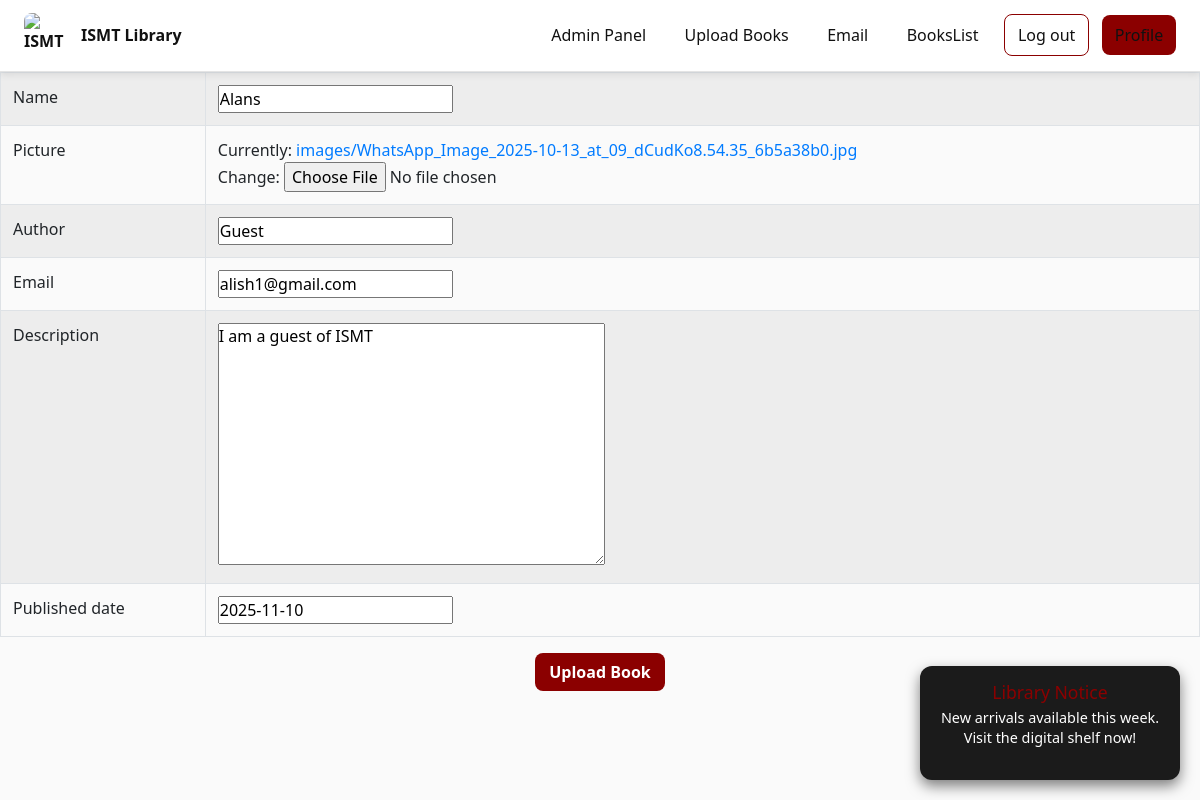
The app's page /update/1/ with its own data.
### Liby/models.py (models this page shows, shortened)
class Book(models.Model):
    name = models.CharField(max_length=200)
    picture = models.ImageField(upload_to='images/')
    author = models.CharField(max_length=100, default='Guest')
    email = models.EmailField(blank=True)
    description = models.TextField(default='I am a guest of ISMT')
    published_date = models.DateField()

### Liby/views.py (the view)
# urls.py: path('update/<int:book_id>/', views.update_book, name='update_book'),
def update_book(request,book_id):
    book_id = int(book_id)
    try:
        book_sel = Book.objects.get(id=book_id)
    except Book.DoesNotExist:
        return redirect('library')
    book_form = BookCreate(request.POST or None, request.FILES or None, instance=book_sel)
    if book_form.is_valid():
        book_form.save()
        return redirect('library')
    return render(request, 'Upload_form.html', {'upload': book_form, 'book_id': book_id})

### Liby/forms.py
class BookCreate(forms.ModelForm):
    class Meta:
        model = Book
        fields = '__all__'

### templates/Upload_form.html (shortened to what this page needs)
{% extends 'Library.html' %}
{% block content %}
<center>
    <form method="POST" enctype="multipart/form-data">
        <table class="w-100 table table-bordered table-striped" style="width:50%">
                {% for field in upload %}
                    <tr>
                        <td>{{field.label}}</td>
                        <td>{{field}}</td>
                    </tr>
                {% endfor %}
            </table>
        <button type="submit" class="btn btn-primary">Upload Book</button>
    </form>
</center>
{% endblock %}

### templates/Library.html (style rules this page uses)
:root { --primary: #8b0000; --bg: #fafafa; --text: #111111; --muted: #f2f2f2; --dark: #1b1b1b; --shadow: rgba(0, 0, 0, 0.1); }
* { box-sizing: border-box; margin: 0; padding: 0; }
body { font-family: "Segoe UI", Roboto, Arial, sans-serif; background-color: var(--bg); color: var(--text); line-height: 1.5; }
.btn { display: inline-flex; align-items: center; justify-content: center; padding: 0.45rem 0.9rem; border-radius: 8px; font-weight: 600; cursor: pointer; text-decoration: none; transition: all 0.3s ease; }
.btn-primary { background-color: var(--primary); color: white; border: none; }

### records on screen
Book: upload "Alans" "Guest" "alish1@gmail.com" "I am a guest of ISMT" "2025-11-10"

### other values on screen
{{ field.label }} "Name" "Picture" "Author" "Email" "Description" "Published date"
